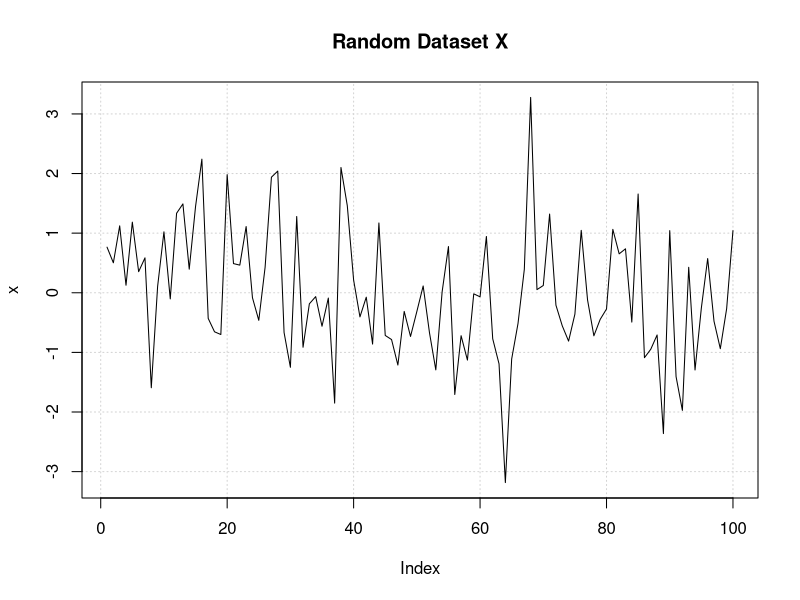
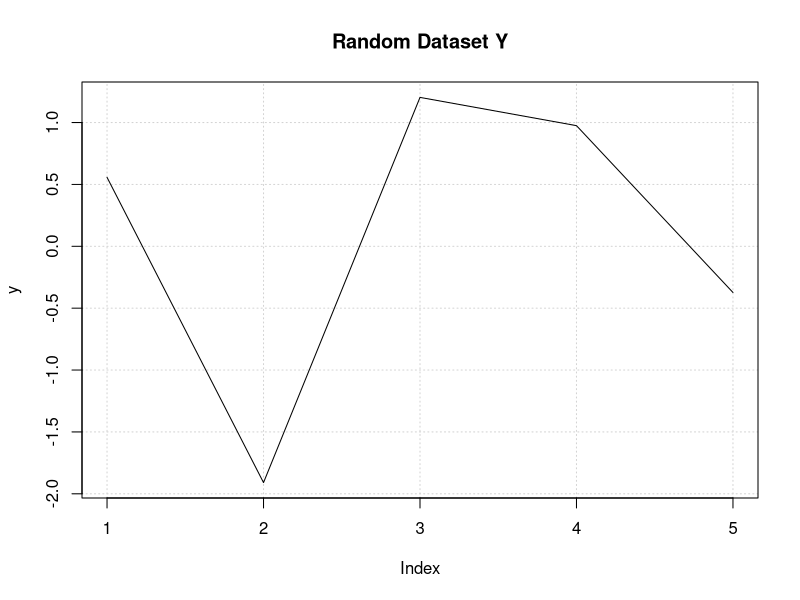
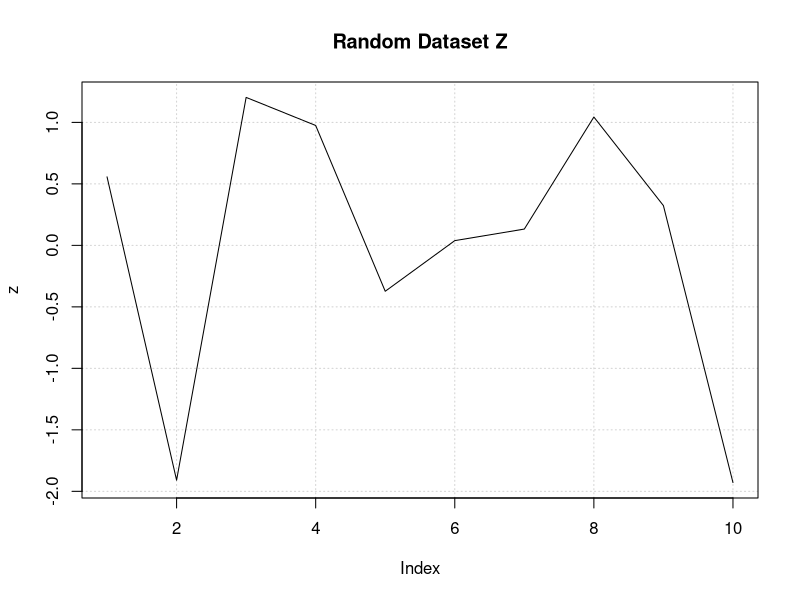

R code for these plots, in order:
# 1
x <- rnorm(1:100)

set.seed(154)
y <- rnorm(1:5)

set.seed(154)
z <- rnorm(1:10)

# x is different per run since it is random without a seed
plot(x, type='l', panel.first=grid(), main="Random Dataset X")
plot(y, type='l', panel.first=grid(), main="Random Dataset Y")
plot(z, type='l', panel.first=grid(), main="Random Dataset Z")

set.seed(78)
matrix.dat <-data.frame(matrix(rnorm(15), ncol=3))

row.sum <-apply(matrix.dat, MARGIN=1, FUN=sum)
matrix.dat <-cbind(matrix.dat, row.sum)

col.sum <-apply(matrix.dat, MARGIN=2, FUN=sum)
matrix.dat <-rbind(matrix.dat, col.sum)

matrix.dat

colnames(matrix.dat)[1:3] <- c("A", "B", "C")
rownames(matrix.dat) <- c("i", "ii", "iii", "iv", "v", "col.sum")
matrix.dat

set.seed(132)
x <- data.frame(matrix(rnorm(6), ncol=2))
set.seed(98)
y <- rnorm(3)
x$new <-y
x